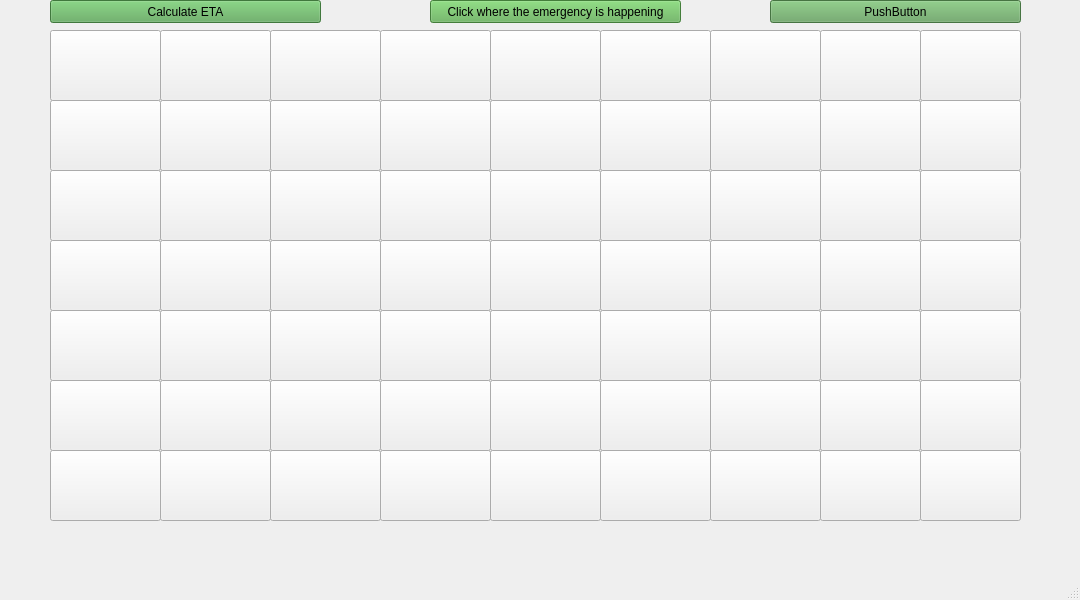
<?xml version="1.0" encoding="UTF-8"?>
<ui version="4.0">
 <class>MainWindow</class>
 <widget class="QMainWindow" name="MainWindow">
  <property name="geometry">
   <rect>
    <x>0</x>
    <y>0</y>
    <width>1080</width>
    <height>600</height>
   </rect>
  </property>
  <property name="windowTitle">
   <string>MainWindow</string>
  </property>
  <widget class="QWidget" name="centralwidget">
   <widget class="QPushButton" name="p11">
    <property name="geometry">
     <rect>
      <x>50</x>
      <y>30</y>
      <width>111</width>
      <height>71</height>
     </rect>
    </property>
    <property name="styleSheet">
     <string notr="true">
background-image: url(:/map/eclipse-workspace/map/images/image1x1.png);</string>
    </property>
    <property name="text">
     <string/>
    </property>
   </widget>
   <widget class="QPushButton" name="p12">
    <property name="geometry">
     <rect>
      <x>160</x>
      <y>30</y>
      <width>111</width>
      <height>71</height>
     </rect>
    </property>
    <property name="styleSheet">
     <string notr="true">background-image: url(:/map/eclipse-workspace/map/images/image2x1.png);</string>
    </property>
    <property name="text">
     <string/>
    </property>
   </widget>
   <widget class="QPushButton" name="p13">
    <property name="geometry">
     <rect>
      <x>270</x>
      <y>30</y>
      <width>111</width>
      <height>71</height>
     </rect>
    </property>
    <property name="styleSheet">
     <string notr="true">
background-image: url(:/map/eclipse-workspace/map/images/image3x1.png);</string>
    </property>
    <property name="text">
     <string/>
    </property>
   </widget>
   <widget class="QPushButton" name="p14">
    <property name="geometry">
     <rect>
      <x>380</x>
      <y>30</y>
      <width>111</width>
      <height>71</height>
     </rect>
    </property>
    <property name="styleSheet">
     <string notr="true">background-image: url(:/map/eclipse-workspace/map/images/image4x1.png);</string>
    </property>
    <property name="text">
     <string/>
    </property>
   </widget>
   <widget class="QPushButton" name="p15">
    <property name="geometry">
     <rect>
      <x>490</x>
      <y>30</y>
      <width>111</width>
      <height>71</height>
     </rect>
    </property>
    <property name="styleSheet">
     <string notr="true">background-image: url(:/map/eclipse-workspace/map/images/image5x1.png);</string>
    </property>
    <property name="text">
     <string/>
    </property>
   </widget>
   <widget class="QPushButton" name="p16">
    <property name="geometry">
     <rect>
      <x>600</x>
      <y>30</y>
      <width>111</width>
      <height>71</height>
     </rect>
    </property>
    <property name="styleSheet">
     <string notr="true">background-image: url(:/map/eclipse-workspace/map/images/image6x1.png);</string>
    </property>
    <property name="text">
     <string/>
    </property>
   </widget>
   <widget class="QPushButton" name="p17">
    <property name="geometry">
     <rect>
      <x>710</x>
      <y>30</y>
      <width>111</width>
      <height>71</height>
     </rect>
    </property>
    <property name="styleSheet">
     <string notr="true">background-image: url(:/map/eclipse-workspace/map/images/image7x1.png);
</string>
    </property>
    <property name="text">
     <string/>
    </property>
   </widget>
   <widget class="QPushButton" name="p18">
    <property name="geometry">
     <rect>
      <x>820</x>
      <y>30</y>
      <width>101</width>
      <height>71</height>
     </rect>
    </property>
    <property name="styleSheet">
     <string notr="true">
background-image: url(:/map/eclipse-workspace/map/images/image8x1.png);</string>
    </property>
    <property name="text">
     <string/>
    </property>
   </widget>
   <widget class="QPushButton" name="p19">
    <property name="geometry">
     <rect>
      <x>920</x>
      <y>30</y>
      <width>101</width>
      <height>71</height>
     </rect>
    </property>
    <property name="styleSheet">
     <string notr="true">background-image: url(:/map/eclipse-workspace/map/images/image9x1.png);</string>
    </property>
    <property name="text">
     <string/>
    </property>
   </widget>
   <widget class="QPushButton" name="p21">
    <property name="geometry">
     <rect>
      <x>50</x>
      <y>100</y>
      <width>111</width>
      <height>71</height>
     </rect>
    </property>
    <property name="styleSheet">
     <string notr="true">background-image: url(:/map/eclipse-workspace/map/images/image1x2.png);</string>
    </property>
    <property name="text">
     <string/>
    </property>
   </widget>
   <widget class="QPushButton" name="p22">
    <property name="geometry">
     <rect>
      <x>160</x>
      <y>100</y>
      <width>111</width>
      <height>71</height>
     </rect>
    </property>
    <property name="styleSheet">
     <string notr="true">background-image: url(:/map/eclipse-workspace/map/images/image2x2.png);</string>
    </property>
    <property name="text">
     <string/>
    </property>
   </widget>
   <widget class="QPushButton" name="p25">
    <property name="geometry">
     <rect>
      <x>490</x>
      <y>100</y>
      <width>111</width>
      <height>71</height>
     </rect>
    </property>
    <property name="styleSheet">
     <string notr="true">
background-image: url(:/map/eclipse-workspace/map/images/image5x2.png);</string>
    </property>
    <property name="text">
     <string/>
    </property>
   </widget>
   <widget class="QPushButton" name="p26">
    <property name="geometry">
     <rect>
      <x>600</x>
      <y>100</y>
      <width>111</width>
      <height>71</height>
     </rect>
    </property>
    <property name="styleSheet">
     <string notr="true">background-image: url(:/map/eclipse-workspace/map/images/image6x2.png);</string>
    </property>
    <property name="text">
     <string/>
    </property>
   </widget>
   <widget class="QPushButton" name="p24">
    <property name="geometry">
     <rect>
      <x>380</x>
      <y>100</y>
      <width>111</width>
      <height>71</height>
     </rect>
    </property>
    <property name="styleSheet">
     <string notr="true">background-image: url(:/map/eclipse-workspace/map/images/image4x2.png);</string>
    </property>
    <property name="text">
     <string/>
    </property>
   </widget>
   <widget class="QPushButton" name="p23">
    <property name="geometry">
     <rect>
      <x>270</x>
      <y>100</y>
      <width>111</width>
      <height>71</height>
     </rect>
    </property>
    <property name="styleSheet">
     <string notr="true">background-image: url(:/map/eclipse-workspace/map/images/image3x2.png);</string>
    </property>
    <property name="text">
     <string/>
    </property>
   </widget>
   <widget class="QPushButton" name="p27">
    <property name="geometry">
     <rect>
      <x>710</x>
      <y>100</y>
      <width>111</width>
      <height>71</height>
     </rect>
    </property>
    <property name="styleSheet">
     <string notr="true">background-image: url(:/map/eclipse-workspace/map/images/image7x2.png);</string>
    </property>
    <property name="text">
     <string/>
    </property>
   </widget>
   <widget class="QPushButton" name="p28">
    <property name="geometry">
     <rect>
      <x>820</x>
      <y>100</y>
      <width>101</width>
      <height>71</height>
     </rect>
    </property>
    <property name="styleSheet">
     <string notr="true">background-image: url(:/map/eclipse-workspace/map/images/image8x2.png);</string>
    </property>
    <property name="text">
     <string/>
    </property>
   </widget>
   <widget class="QPushButton" name="p29">
    <property name="geometry">
     <rect>
      <x>920</x>
      <y>100</y>
      <width>101</width>
      <height>71</height>
     </rect>
    </property>
    <property name="styleSheet">
     <string notr="true">background-image: url(:/map/eclipse-workspace/map/images/image9x2.png);</string>
    </property>
    <property name="text">
     <string/>
    </property>
   </widget>
   <widget class="QPushButton" name="p31">
    <property name="geometry">
     <rect>
      <x>50</x>
      <y>170</y>
      <width>111</width>
      <height>71</height>
     </rect>
    </property>
    <property name="styleSheet">
     <string notr="true">background-image: url(:/map/eclipse-workspace/map/images/image1x3.png);</string>
    </property>
    <property name="text">
     <string/>
    </property>
   </widget>
   <widget class="QPushButton" name="p41">
    <property name="geometry">
     <rect>
      <x>50</x>
      <y>240</y>
      <width>111</width>
      <height>71</height>
     </rect>
    </property>
    <property name="styleSheet">
     <string notr="true">background-image: url(:/map/eclipse-workspace/map/images/image1x4.png);</string>
    </property>
    <property name="text">
     <string/>
    </property>
   </widget>
   <widget class="QPushButton" name="p51">
    <property name="geometry">
     <rect>
      <x>50</x>
      <y>310</y>
      <width>111</width>
      <height>71</height>
     </rect>
    </property>
    <property name="styleSheet">
     <string notr="true">background-image: url(:/map/eclipse-workspace/map/images/image1x5.png);</string>
    </property>
    <property name="text">
     <string/>
    </property>
   </widget>
   <widget class="QPushButton" name="p61">
    <property name="geometry">
     <rect>
      <x>50</x>
      <y>380</y>
      <width>111</width>
      <height>71</height>
     </rect>
    </property>
    <property name="styleSheet">
     <string notr="true">background-image: url(:/map/eclipse-workspace/map/images/image1x6.png);</string>
    </property>
    <property name="text">
     <string/>
    </property>
   </widget>
   <widget class="QPushButton" name="CalculateETA">
    <property name="geometry">
     <rect>
      <x>50</x>
      <y>0</y>
      <width>271</width>
      <height>23</height>
     </rect>
    </property>
    <property name="styleSheet">
     <string notr="true">background-color: rgb(90, 168, 86);</string>
    </property>
    <property name="text">
     <string>Calculate ETA</string>
    </property>
   </widget>
   <widget class="QPushButton" name="p71">
    <property name="geometry">
     <rect>
      <x>50</x>
      <y>450</y>
      <width>111</width>
      <height>71</height>
     </rect>
    </property>
    <property name="styleSheet">
     <string notr="true">background-image: url(:/map/eclipse-workspace/map/images/image1x7.png);</string>
    </property>
    <property name="text">
     <string/>
    </property>
   </widget>
   <widget class="QPushButton" name="p39">
    <property name="geometry">
     <rect>
      <x>920</x>
      <y>170</y>
      <width>101</width>
      <height>71</height>
     </rect>
    </property>
    <property name="styleSheet">
     <string notr="true">background-image: url(:/map/eclipse-workspace/map/images/image9x3.png);</string>
    </property>
    <property name="text">
     <string/>
    </property>
   </widget>
   <widget class="QPushButton" name="p49">
    <property name="geometry">
     <rect>
      <x>920</x>
      <y>240</y>
      <width>101</width>
      <height>71</height>
     </rect>
    </property>
    <property name="styleSheet">
     <string notr="true">background-image: url(:/map/eclipse-workspace/map/images/image9x4.png);</string>
    </property>
    <property name="text">
     <string/>
    </property>
   </widget>
   <widget class="QPushButton" name="p59">
    <property name="geometry">
     <rect>
      <x>920</x>
      <y>310</y>
      <width>101</width>
      <height>71</height>
     </rect>
    </property>
    <property name="styleSheet">
     <string notr="true">background-image: url(:/map/eclipse-workspace/map/images/image9x5.png);</string>
    </property>
    <property name="text">
     <string/>
    </property>
   </widget>
   <widget class="QPushButton" name="p69">
    <property name="geometry">
     <rect>
      <x>920</x>
      <y>380</y>
      <width>101</width>
      <height>71</height>
     </rect>
    </property>
    <property name="styleSheet">
     <string notr="true">background-image: url(:/map/eclipse-workspace/map/images/image9x6.png);</string>
    </property>
    <property name="text">
     <string/>
    </property>
   </widget>
   <widget class="QPushButton" name="p79">
    <property name="geometry">
     <rect>
      <x>920</x>
      <y>450</y>
      <width>101</width>
      <height>71</height>
     </rect>
    </property>
    <property name="styleSheet">
     <string notr="true">background-image: url(:/map/eclipse-workspace/map/images/image9x7.png);</string>
    </property>
    <property name="text">
     <string/>
    </property>
   </widget>
   <widget class="QPushButton" name="p32">
    <property name="geometry">
     <rect>
      <x>160</x>
      <y>170</y>
      <width>111</width>
      <height>71</height>
     </rect>
    </property>
    <property name="styleSheet">
     <string notr="true">background-image: url(:/map/eclipse-workspace/map/images/image2x3.png);</string>
    </property>
    <property name="text">
     <string/>
    </property>
   </widget>
   <widget class="QPushButton" name="p42">
    <property name="geometry">
     <rect>
      <x>160</x>
      <y>240</y>
      <width>111</width>
      <height>71</height>
     </rect>
    </property>
    <property name="styleSheet">
     <string notr="true">background-image: url(:/map/eclipse-workspace/map/images/image2x4.png);</string>
    </property>
    <property name="text">
     <string/>
    </property>
   </widget>
   <widget class="QPushButton" name="p52">
    <property name="geometry">
     <rect>
      <x>160</x>
      <y>310</y>
      <width>111</width>
      <height>71</height>
     </rect>
    </property>
    <property name="styleSheet">
     <string notr="true">background-image: url(:/map/eclipse-workspace/map/images/image2x5.png);</string>
    </property>
    <property name="text">
     <string/>
    </property>
   </widget>
   <widget class="QPushButton" name="p62">
    <property name="geometry">
     <rect>
      <x>160</x>
      <y>380</y>
      <width>111</width>
      <height>71</height>
     </rect>
    </property>
    <property name="styleSheet">
     <string notr="true">background-image: url(:/map/eclipse-workspace/map/images/image2x6.png);</string>
    </property>
    <property name="text">
     <string/>
    </property>
   </widget>
   <widget class="QPushButton" name="p72">
    <property name="geometry">
     <rect>
      <x>160</x>
      <y>450</y>
      <width>111</width>
      <height>71</height>
     </rect>
    </property>
    <property name="styleSheet">
     <string notr="true">background-image: url(:/map/eclipse-workspace/map/images/image2x7.png);</string>
    </property>
    <property name="text">
     <string/>
    </property>
   </widget>
   <widget class="QPushButton" name="ClickMe">
    <property name="geometry">
     <rect>
      <x>430</x>
      <y>0</y>
      <width>251</width>
      <height>23</height>
     </rect>
    </property>
    <property name="styleSheet">
     <string notr="true">background-color: rgb(95, 176, 83);</string>
    </property>
    <property name="text">
     <string>Click where the emergency is happening</string>
    </property>
   </widget>
   <widget class="QPushButton" name="Result">
    <property name="geometry">
     <rect>
      <x>770</x>
      <y>0</y>
      <width>251</width>
      <height>23</height>
     </rect>
    </property>
    <property name="styleSheet">
     <string notr="true">background-color: rgb(98, 162, 93);</string>
    </property>
    <property name="text">
     <string>PushButton</string>
    </property>
   </widget>
   <widget class="QPushButton" name="p33">
    <property name="geometry">
     <rect>
      <x>270</x>
      <y>170</y>
      <width>111</width>
      <height>71</height>
     </rect>
    </property>
    <property name="styleSheet">
     <string notr="true">background-image: url(:/map/eclipse-workspace/map/images/image3x3.png);</string>
    </property>
    <property name="text">
     <string/>
    </property>
   </widget>
   <widget class="QPushButton" name="p34">
    <property name="geometry">
     <rect>
      <x>380</x>
      <y>170</y>
      <width>111</width>
      <height>71</height>
     </rect>
    </property>
    <property name="styleSheet">
     <string notr="true">background-image: url(:/map/eclipse-workspace/map/images/image4x3.png);</string>
    </property>
    <property name="text">
     <string/>
    </property>
   </widget>
   <widget class="QPushButton" name="p35">
    <property name="geometry">
     <rect>
      <x>490</x>
      <y>170</y>
      <width>111</width>
      <height>71</height>
     </rect>
    </property>
    <property name="styleSheet">
     <string notr="true">background-image: url(:/map/eclipse-workspace/map/images/image5x3.png);</string>
    </property>
    <property name="text">
     <string/>
    </property>
   </widget>
   <widget class="QPushButton" name="p36">
    <property name="geometry">
     <rect>
      <x>600</x>
      <y>170</y>
      <width>111</width>
      <height>71</height>
     </rect>
    </property>
    <property name="styleSheet">
     <string notr="true">background-image: url(:/map/eclipse-workspace/map/images/image6x3.png);</string>
    </property>
    <property name="text">
     <string/>
    </property>
   </widget>
   <widget class="QPushButton" name="p37">
    <property name="geometry">
     <rect>
      <x>710</x>
      <y>170</y>
      <width>111</width>
      <height>71</height>
     </rect>
    </property>
    <property name="styleSheet">
     <string notr="true">background-image: url(:/map/eclipse-workspace/map/images/image7x3.png);</string>
    </property>
    <property name="text">
     <string/>
    </property>
   </widget>
   <widget class="QPushButton" name="p38">
    <property name="geometry">
     <rect>
      <x>820</x>
      <y>170</y>
      <width>101</width>
      <height>71</height>
     </rect>
    </property>
    <property name="styleSheet">
     <string notr="true">background-image: url(:/map/eclipse-workspace/map/images/image8x3.png);</string>
    </property>
    <property name="text">
     <string/>
    </property>
   </widget>
   <widget class="QPushButton" name="p43">
    <property name="geometry">
     <rect>
      <x>270</x>
      <y>240</y>
      <width>111</width>
      <height>71</height>
     </rect>
    </property>
    <property name="styleSheet">
     <string notr="true">background-image: url(:/map/eclipse-workspace/map/images/image3x4.png);</string>
    </property>
    <property name="text">
     <string/>
    </property>
   </widget>
   <widget class="QPushButton" name="p44">
    <property name="geometry">
     <rect>
      <x>380</x>
      <y>240</y>
      <width>111</width>
      <height>71</height>
     </rect>
    </property>
    <property name="styleSheet">
     <string notr="true">
background-image: url(:/map/eclipse-workspace/map/images/image4x4.png);</string>
    </property>
    <property name="text">
     <string/>
    </property>
   </widget>
   <widget class="QPushButton" name="p45">
    <property name="geometry">
     <rect>
      <x>490</x>
      <y>240</y>
      <width>111</width>
      <height>71</height>
     </rect>
    </property>
    <property name="styleSheet">
     <string notr="true">background-image: url(:/map/eclipse-workspace/map/images/image5x4.png);</string>
    </property>
    <property name="text">
     <string/>
    </property>
   </widget>
   <widget class="QPushButton" name="p46">
    <property name="geometry">
     <rect>
      <x>600</x>
      <y>240</y>
      <width>111</width>
      <height>71</height>
     </rect>
    </property>
    <property name="styleSheet">
     <string notr="true">
background-image: url(:/map/eclipse-workspace/map/images/image6x4.png);</string>
    </property>
    <property name="text">
     <string/>
    </property>
   </widget>
   <widget class="QPushButton" name="p47">
    <property name="geometry">
     <rect>
      <x>710</x>
      <y>240</y>
      <width>111</width>
      <height>71</height>
     </rect>
    </property>
    <property name="styleSheet">
     <string notr="true">background-image: url(:/map/eclipse-workspace/map/images/image7x4.png);</string>
    </property>
    <property name="text">
     <string/>
    </property>
   </widget>
   <widget class="QPushButton" name="p48">
    <property name="geometry">
     <rect>
      <x>820</x>
      <y>240</y>
      <width>101</width>
      <height>71</height>
     </rect>
    </property>
    <property name="styleSheet">
     <string notr="true">background-image: url(:/map/eclipse-workspace/map/images/image8x4.png);</string>
    </property>
    <property name="text">
     <string/>
    </property>
   </widget>
   <widget class="QPushButton" name="p53">
    <property name="geometry">
     <rect>
      <x>270</x>
      <y>310</y>
      <width>111</width>
      <height>71</height>
     </rect>
    </property>
    <property name="styleSheet">
     <string notr="true">background-image: url(:/map/eclipse-workspace/map/images/image3x5.png);</string>
    </property>
    <property name="text">
     <string/>
    </property>
   </widget>
   <widget class="QPushButton" name="p63">
    <property name="geometry">
     <rect>
      <x>270</x>
      <y>380</y>
      <width>111</width>
      <height>71</height>
     </rect>
    </property>
    <property name="styleSheet">
     <string notr="true">background-image: url(:/map/eclipse-workspace/map/images/image3x6.png);</string>
    </property>
    <property name="text">
     <string/>
    </property>
   </widget>
   <widget class="QPushButton" name="p73">
    <property name="geometry">
     <rect>
      <x>270</x>
      <y>450</y>
      <width>111</width>
      <height>71</height>
     </rect>
    </property>
    <property name="styleSheet">
     <string notr="true">background-image: url(:/map/eclipse-workspace/map/images/image3x7.png);</string>
    </property>
    <property name="text">
     <string/>
    </property>
   </widget>
   <widget class="QPushButton" name="p54">
    <property name="geometry">
     <rect>
      <x>380</x>
      <y>310</y>
      <width>111</width>
      <height>71</height>
     </rect>
    </property>
    <property name="styleSheet">
     <string notr="true">background-image: url(:/map/eclipse-workspace/map/images/image4x5.png);</string>
    </property>
    <property name="text">
     <string/>
    </property>
   </widget>
   <widget class="QPushButton" name="p64">
    <property name="geometry">
     <rect>
      <x>380</x>
      <y>380</y>
      <width>111</width>
      <height>71</height>
     </rect>
    </property>
    <property name="styleSheet">
     <string notr="true">background-image: url(:/map/eclipse-workspace/map/images/image4x6.png);</string>
    </property>
    <property name="text">
     <string/>
    </property>
   </widget>
   <widget class="QPushButton" name="p74">
    <property name="geometry">
     <rect>
      <x>380</x>
      <y>450</y>
      <width>111</width>
      <height>71</height>
     </rect>
    </property>
    <property name="styleSheet">
     <string notr="true">background-image: url(:/map/eclipse-workspace/map/images/image4x7.png);</string>
    </property>
    <property name="text">
     <string/>
    </property>
   </widget>
   <widget class="QPushButton" name="p55">
    <property name="geometry">
     <rect>
      <x>490</x>
      <y>310</y>
      <width>111</width>
      <height>71</height>
     </rect>
    </property>
    <property name="styleSheet">
     <string notr="true">background-image: url(:/map/eclipse-workspace/map/images/image5x5.png);</string>
    </property>
    <property name="text">
     <string/>
    </property>
   </widget>
   <widget class="QPushButton" name="p65">
    <property name="geometry">
     <rect>
      <x>490</x>
      <y>380</y>
      <width>111</width>
      <height>71</height>
     </rect>
    </property>
    <property name="styleSheet">
     <string notr="true">background-image: url(:/map/eclipse-workspace/map/images/image5x6.png);</string>
    </property>
    <property name="text">
     <string/>
    </property>
   </widget>
   <widget class="QPushButton" name="p75">
    <property name="geometry">
     <rect>
      <x>490</x>
      <y>450</y>
      <width>111</width>
      <height>71</height>
     </rect>
    </property>
    <property name="styleSheet">
     <string notr="true">background-image: url(:/map/eclipse-workspace/map/images/image5x7.png);</string>
    </property>
    <property name="text">
     <string/>
    </property>
   </widget>
   <widget class="QPushButton" name="p56">
    <property name="geometry">
     <rect>
      <x>600</x>
      <y>310</y>
      <width>111</width>
      <height>71</height>
     </rect>
    </property>
    <property name="styleSheet">
     <string notr="true">background-image: url(:/map/eclipse-workspace/map/images/image6x5.png);</string>
    </property>
    <property name="text">
     <string/>
    </property>
   </widget>
   <widget class="QPushButton" name="p57">
    <property name="geometry">
     <rect>
      <x>710</x>
      <y>310</y>
      <width>111</width>
      <height>71</height>
     </rect>
    </property>
    <property name="styleSheet">
     <string notr="true">background-image: url(:/map/eclipse-workspace/map/images/image7x5.png);</string>
    </property>
    <property name="text">
     <string/>
    </property>
   </widget>
   <widget class="QPushButton" name="p58">
    <property name="geometry">
     <rect>
      <x>820</x>
      <y>310</y>
      <width>101</width>
      <height>71</height>
     </rect>
    </property>
    <property name="styleSheet">
     <string notr="true">background-image: url(:/map/eclipse-workspace/map/images/image8x5.png);</string>
    </property>
    <property name="text">
     <string/>
    </property>
   </widget>
   <widget class="QPushButton" name="p66">
    <property name="geometry">
     <rect>
      <x>600</x>
      <y>380</y>
      <width>111</width>
      <height>71</height>
     </rect>
    </property>
    <property name="styleSheet">
     <string notr="true">background-image: url(:/map/eclipse-workspace/map/images/image6x6.png);</string>
    </property>
    <property name="text">
     <string/>
    </property>
   </widget>
   <widget class="QPushButton" name="p67">
    <property name="geometry">
     <rect>
      <x>710</x>
      <y>380</y>
      <width>111</width>
      <height>71</height>
     </rect>
    </property>
    <property name="styleSheet">
     <string notr="true">background-image: url(:/map/eclipse-workspace/map/images/image7x6.png);</string>
    </property>
    <property name="text">
     <string/>
    </property>
   </widget>
   <widget class="QPushButton" name="p68">
    <property name="geometry">
     <rect>
      <x>820</x>
      <y>380</y>
      <width>101</width>
      <height>71</height>
     </rect>
    </property>
    <property name="styleSheet">
     <string notr="true">background-image: url(:/map/eclipse-workspace/map/images/image8x6.png);</string>
    </property>
    <property name="text">
     <string/>
    </property>
   </widget>
   <widget class="QPushButton" name="p76">
    <property name="geometry">
     <rect>
      <x>600</x>
      <y>450</y>
      <width>111</width>
      <height>71</height>
     </rect>
    </property>
    <property name="styleSheet">
     <string notr="true">background-image: url(:/map/eclipse-workspace/map/images/image6x7.png);</string>
    </property>
    <property name="text">
     <string/>
    </property>
   </widget>
   <widget class="QPushButton" name="p77">
    <property name="geometry">
     <rect>
      <x>710</x>
      <y>450</y>
      <width>111</width>
      <height>71</height>
     </rect>
    </property>
    <property name="styleSheet">
     <string notr="true">background-image: url(:/map/eclipse-workspace/map/images/image7x7.png);</string>
    </property>
    <property name="text">
     <string/>
    </property>
   </widget>
   <widget class="QPushButton" name="p78">
    <property name="geometry">
     <rect>
      <x>820</x>
      <y>450</y>
      <width>101</width>
      <height>71</height>
     </rect>
    </property>
    <property name="styleSheet">
     <string notr="true">background-image: url(:/map/eclipse-workspace/map/images/image8x7.png);</string>
    </property>
    <property name="text">
     <string/>
    </property>
   </widget>
  </widget>
  <widget class="QMenuBar" name="menubar">
   <property name="geometry">
    <rect>
     <x>0</x>
     <y>0</y>
     <width>1080</width>
     <height>21</height>
    </rect>
   </property>
  </widget>
  <widget class="QStatusBar" name="statusbar"/>
 </widget>
 <resources>
  <include location="../../11.qrc"/>
 </resources>
 <connections/>
</ui>
